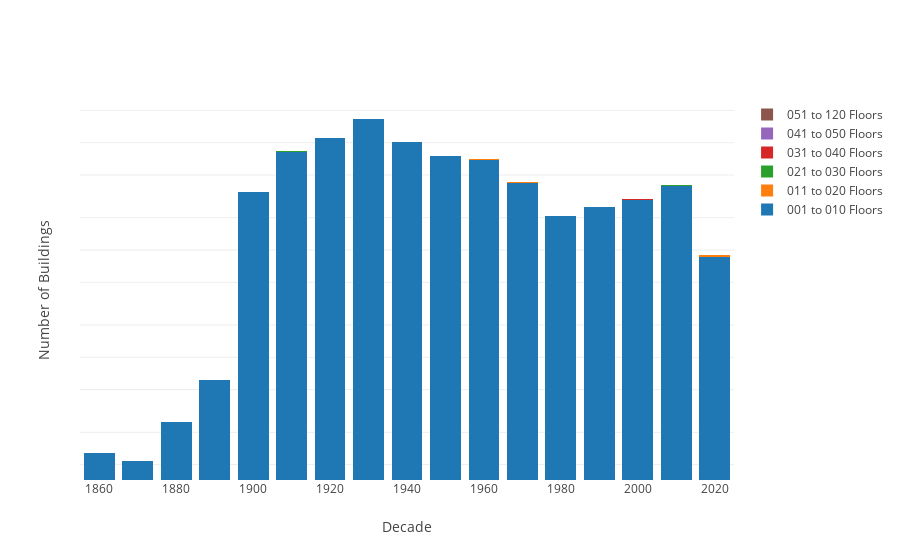

The cell this chart's notebook holds for it:
### Code cell
#Create traces for plotting
traces_data = [] 
for i in range(0, len(summary.columns)):
    trace = go.Bar(
        x = summary[summary.columns[i]].index,
        y = summary[summary.columns[i]],
        name=summary.columns[i]
    )
    traces_data.append(trace) 

#Create a Log Plot for the number of buildings built by floors
layout = go.Layout(
    xaxis = dict(title = 'Decade'),
    yaxis = dict(title = 'Number of Buildings',
     showticklabels=False,
     type = "log",
     hoverformat = '.0f'),
    barmode = 'stack'
)

fig2 = dict(data=traces_data, layout=layout)
plotly.offline.iplot(fig2)

### Figure 1 — Plotly figure (JSON) as saved in the notebook; plotly's stock layout.template omitted (floating-point values rounded to 4 significant figures)
{"data": [{"name": "001 to 010 Floors", "type": "bar", "uid": "e9654874-bf83-11e8-a93a-88e9fe702a96", "x": [1860, 1870, 1880, 1890, 1900, 1910, 1920, 1930, 1940, 1950, 1960, 1970, 1980, 1990, 2000, 2010, 2020], "y": [127, 108, 250, 615, 34458, 82404, 111133, 165106, 101145, 75559, 69493, 42036, 20591, 24994, 29425, 39503, 8671]}, {"name": "011 to 020 Floors", "type": "bar", "uid": "e9654ab6-bf83-11e8-a9f9-88e9fe702a96", "x": [1860, 1870, 1880, 1890, 1900, 1910, 1920, 1930, 1940, 1950, 1960, 1970, 1980, 1990, 2000, 2010, 2020], "y": [1, 1, 0, 3, 79, 360, 497, 957, 153, 101, 323, 529, 152, 170, 70, 373, 219]}, {"name": "021 to 030 Floors", "type": "bar", "uid": "e9654b68-bf83-11e8-aa07-88e9fe702a96", "x": [1860, 1870, 1880, 1890, 1900, 1910, 1920, 1930, 1940, 1950, 1960, 1970, 1980, 1990, 2000, 2010, 2020], "y": [0, 0, 0, 0, 7, 14, 36, 130, 17, 14, 56, 171, 71, 94, 32, 91, 82]}, {"name": "031 to 040 Floors", "type": "bar", "uid": "e9654bf6-bf83-11e8-8607-88e9fe702a96", "x": [1860, 1870, 1880, 1890, 1900, 1910, 1920, 1930, 1940, 1950, 1960, 1970, 1980, 1990, 2000, 2010, 2020], "y": [0, 0, 0, 0, 0, 1, 5, 32, 11, 2, 13, 59, 73, 78, 36, 59, 39]}, {"name": "041 to 050 Floors", "type": "bar", "uid": "e9654c6e-bf83-11e8-aa70-88e9fe702a96", "x": [1860, 1870, 1880, 1890, 1900, 1910, 1920, 1930, 1940, 1950, 1960, 1970, 1980, 1990, 2000, 2010, 2020], "y": [0, 0, 0, 0, 0, 1, 2, 14, 7, 1, 4, 27, 23, 46, 12, 29, 27]}, {"name": "051 to 120 Floors", "type": "bar", "uid": "e9654ce6-bf83-11e8-ad70-88e9fe702a96", "x": [1860, 1870, 1880, 1890, 1900, 1910, 1920, 1930, 1940, 1950, 1960, 1970, 1980, 1990, 2000, 2010, 2020], "y": [0, 0, 0, 0, 0, 0, 1, 7, 6, 1, 1, 5, 8, 12, 5, 31, 35]}], "layout": {"barmode": "stack", "xaxis": {"title": "Decade"}, "yaxis": {"hoverformat": ".0f", "showticklabels": false, "title": "Number of Buildings", "type": "log"}}}
